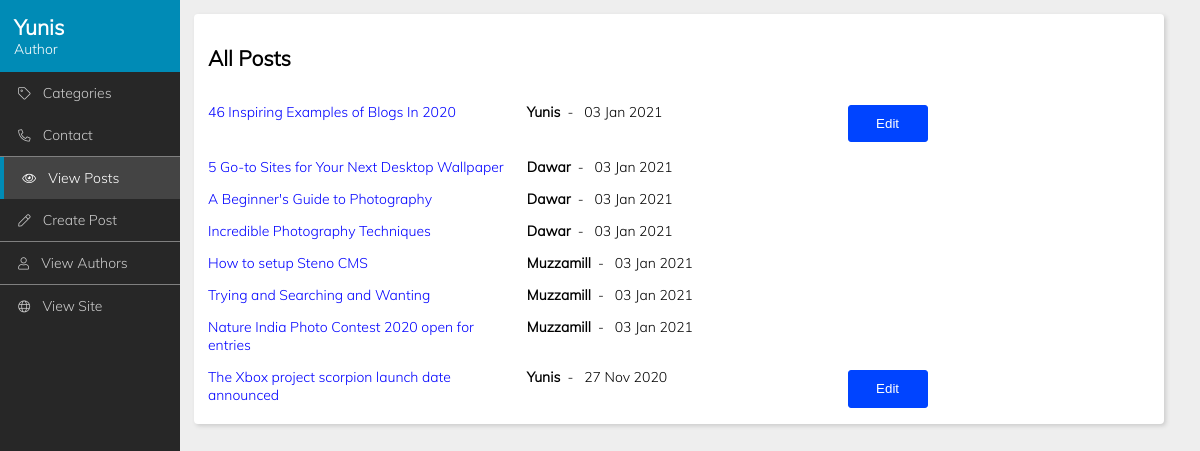
The app's page /cms/view_posts (signed in) with its own data.
### tables this page shows
CREATE TABLE `posts` (
  `id` int(11) NOT NULL,
  `title` varchar(60) NOT NULL,
  `author_id` int(11) DEFAULT NULL,
  `date` date NOT NULL,
  `format` varchar(100) NOT NULL,
  `views` int(11) NOT NULL DEFAULT 0,
  `online` tinyint(1) NOT NULL DEFAULT 1
);

CREATE TABLE `authors` (
  `id` int(11) NOT NULL,
  `name` varchar(30) NOT NULL,
  `email` varchar(60) NOT NULL,
  `password` varchar(100) NOT NULL,
  `is_admin` tinyint(1) NOT NULL DEFAULT 0,
  `about` text DEFAULT NULL
);

### includes/functions.php (called while the page is built, shortened)
<?php
    function confirm_query($result) {
        if(!$result) {
            die("Database query failed.");
        }
        else return $result;
    }
    function get_latest($limit=0) {
        global $connection;
        $query = "SELECT * FROM `posts` WHERE `online` = 1 ORDER BY `date` DESC";
        $result = mysqli_query($connection, $query);
        return $result;
    }
    function get_author_by_id($id) {
        global $connection;
        $query = "SELECT * FROM `authors` WHERE `id` = " . $id;
        $result = mysqli_query($connection, $query);
        $result = mysqli_fetch_assoc($result);
        return $result;
    }
?>

### cms/view_posts.php (the view, shortened to what this page needs)
<?php
	require_once("../includes/db_connect.php");
	require_once("../includes/functions.php");
?>
<!DOCTYPE html>
<html lang="en">
<head>
    <link rel="stylesheet" href="../css/all.min.css" type="text/css">
    <link rel="stylesheet" href="../css/light.min.css" type="text/css">
    <link rel="stylesheet" href="../css/custom/cms/base.php" type="text/css">
</head>
<body>
	<?php
		require_once("../includes/cms/nav.php");
		$posts = get_latest();
	?>
    <div class="main">
		<div class="section">
			<h2>All Posts</h2>
			<?php while($post = mysqli_fetch_assoc($posts)){
				$author = get_author_by_id($post["author_id"])["name"];
				$date = new DateTime($post["date"]);
				$date = $date->format('d M Y');
			?>
				<a href="../post?q=<?php echo($post["id"]) ?>" style="color: blue;" target="_blank"><?php echo($post["title"]) ?></a>
				<span><b><?php echo($author) ?></b> &nbsp;- &nbsp; <?php echo($date) ?></span>
				<span>
					<?php if($_SESSION['is_admin'] || $_SESSION['author_id'] === $post["author_id"]) { ?>
					<button type="button" class="btn btn-confirm" onclick="window.location='edit_post?q=<?php echo($post['id']) ?>';">Edit</button>
					<?php } ?>
				</span>
			<?php } ?>
		</div>
	</div>
</body>
</html>

### records on screen
posts: title "46 Inspiring Examples of Blogs In 2020", author.name "Yunis", date "03 Jan 2021"
posts: title "5 Go-to Sites for Your Next Desktop Wallpaper", author.name "Dawar", date "03 Jan 2021"
posts: title "A Beginner's Guide to Photography", author.name "Dawar", date "03 Jan 2021"
posts: title "Incredible Photography Techniques", author.name "Dawar", date "03 Jan 2021"
posts: title "How to setup Steno CMS", author.name "Muzzamill", date "03 Jan 2021"
posts: title "Trying and Searching and Wanting", author.name "Muzzamill", date "03 Jan 2021"
posts: title "Nature India Photo Contest 2020 open for entries", author.name "Muzzamill", date "03 Jan 2021"
posts: title "The Xbox project scorpion launch date announced", author.name "Yunis", date "27 Nov 2020"

### other values on screen
$_SESSION["author_name"] "Yunis"
